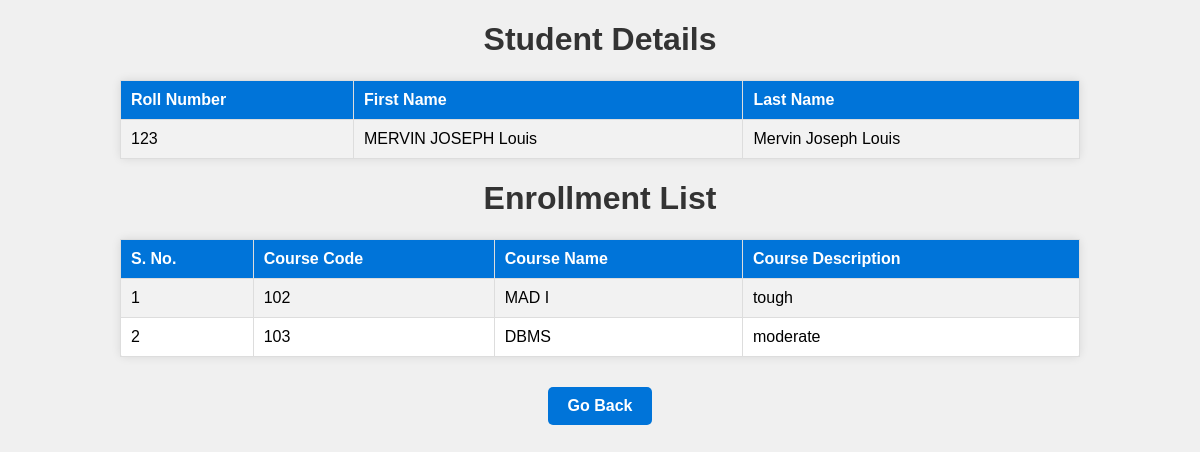
The page /student/13 on the database its author committed.
### main.py (models this page shows)
class Student(db.Model):
  __tablename__='student'
  student_id=db.Column(db.Integer(),autoincrement=True,primary_key=True)
  roll_number=db.Column(db.String(50),unique=True)
  first_name=db.Column(db.String(50))
  last_name=db.Column(db.String(50))

class Course(db.Model):
  __tablename__='course'
  course_id=db.Column(db.Integer(),autoincrement=True,primary_key=True)
  course_code=db.Column(db.String(),nullable=False,unique=True)
  course_name=db.Column(db.String(50),nullable=False)
  course_description=db.Column(db.String(50))

### main.py (the view)
@app.route("/student/<int:student_id>",methods=["GET"])
def studentdetail(student_id):
  student=Student.query.filter_by(student_id=student_id).first()
  erolls=enrollments.query.filter_by(estudent_id=student_id).all()
  temp=[]
  for x in erolls:
    c=Course.query.filter_by(course_id=x.ecourse_id).first()
    temp+=[c]
  return render_template("studentdetail.html",student=student,course=temp)

### templates/studentdetail.html (shortened to what this page needs)
<!DOCTYPE html>
<html>
  <head>
  </head>
  <body>
    <center><h1>Student Details</h1></center>
    <table id="personal-details">
      <tr>
        <th>Roll Number</th>
        <th>First Name</th>
        <th>Last Name</th>
      </tr>
      <tr>
        <td>{{ student["roll_number"] }}</td>
        <td>{{ student["first_name"] }}</td>
        <td>{{ student["last_name"] }}</td>
      </tr>
    </table>
    <center><h1>Enrollment List</h1></center>
    <table id="enroll-table">
      <tr>
        <th>S. No.</th>
        <th>Course Code</th>
        <th>Course Name</th>
        <th>Course Description</th>
      </tr>
      {% for i in range(course|length) %}
      <tr>
        <td>{{ course[i]["course_id"] }}</td>
        <td>{{ course[i]["course_code"] }}</td>
        <td>{{ course[i]["course_name"] }}</td>
        <td>{{ course[i]["course_description"] }}</td>
      </tr>
      {% endfor %}
    </table>
    <a href="/" class="go-back">Go Back</a>
  </body>
</html>

### templates/studentdetail.html (style rules this page uses)
body { font-family: Arial, sans-serif; background-color: #f0f0f0; margin: 0; padding: 0; text-align: center; }
h1 { color: #333; }
table { width: 80%; margin: 20px auto; border-collapse: collapse; background-color: #fff; box-shadow: 0 0 10px rgba(0, 0, 0, 0.1); border-radius: 5px; }
th, td { padding: 10px; border: 1px solid #ddd; text-align: left; }
th { background-color: #0074d9; color: #fff; }
tr:nth-child(even) { background-color: #f2f2f2; }
a { text-decoration: none; background-color: #0074d9; color: #fff; padding: 10px 20px; border-radius: 5px; font-weight: bold; transition: background-color 0.3s; display: inline-block; margin-top: 10px; }

### rows shown on the page
Student: roll_number "123", first_name "MERVIN JOSEPH Louis", last_name "Mervin Joseph Louis"
Course: course_id "1", course_code "102", course_name "MAD I", course_description "tough"
Course: course_id "2", course_code "103", course_name "DBMS", course_description "moderate"
